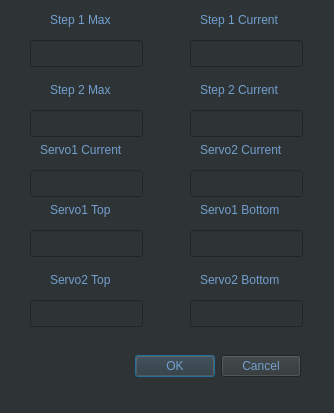
<?xml version="1.0" encoding="UTF-8"?>
<ui version="4.0">
 <class>CalibrationWindow</class>
 <widget class="QWidget" name="CalibrationWindow">
  <property name="geometry">
   <rect>
    <x>0</x>
    <y>0</y>
    <width>334</width>
    <height>413</height>
   </rect>
  </property>
  <property name="windowTitle">
   <string>Calibration</string>
  </property>
  <property name="styleSheet">
   <string notr="true">background-color: rgb(46, 52, 54);
color: rgb(114, 159, 207);</string>
  </property>
  <widget class="QLabel" name="label_11">
   <property name="geometry">
    <rect>
     <x>200</x>
     <y>270</y>
     <width>111</width>
     <height>19</height>
    </rect>
   </property>
   <property name="styleSheet">
    <string notr="true">color: rgb(114, 159, 207);</string>
   </property>
   <property name="text">
    <string>Servo2 Bottom</string>
   </property>
  </widget>
  <widget class="QDialogButtonBox" name="buttonBox">
   <property name="geometry">
    <rect>
     <x>-40</x>
     <y>350</y>
     <width>341</width>
     <height>32</height>
    </rect>
   </property>
   <property name="orientation">
    <enum>Qt::Horizontal</enum>
   </property>
   <property name="standardButtons">
    <set>QDialogButtonBox::Cancel|QDialogButtonBox::Ok</set>
   </property>
  </widget>
  <widget class="QLabel" name="label_3">
   <property name="geometry">
    <rect>
     <x>50</x>
     <y>80</y>
     <width>91</width>
     <height>19</height>
    </rect>
   </property>
   <property name="styleSheet">
    <string notr="true">color: rgb(114, 159, 207);</string>
   </property>
   <property name="text">
    <string>Step 2 Max</string>
   </property>
  </widget>
  <widget class="QLabel" name="label">
   <property name="geometry">
    <rect>
     <x>50</x>
     <y>10</y>
     <width>81</width>
     <height>19</height>
    </rect>
   </property>
   <property name="styleSheet">
    <string notr="true">color: rgb(114, 159, 207);</string>
   </property>
   <property name="text">
    <string>Step 1 Max</string>
   </property>
  </widget>
  <widget class="QLabel" name="label_4">
   <property name="geometry">
    <rect>
     <x>200</x>
     <y>80</y>
     <width>101</width>
     <height>19</height>
    </rect>
   </property>
   <property name="styleSheet">
    <string notr="true">color: rgb(114, 159, 207);</string>
   </property>
   <property name="text">
    <string>Step 2 Current</string>
   </property>
  </widget>
  <widget class="QLabel" name="label_12">
   <property name="geometry">
    <rect>
     <x>50</x>
     <y>270</y>
     <width>101</width>
     <height>19</height>
    </rect>
   </property>
   <property name="styleSheet">
    <string notr="true">color: rgb(114, 159, 207);</string>
   </property>
   <property name="text">
    <string>Servo2 Top </string>
   </property>
  </widget>
  <widget class="QLabel" name="label_2">
   <property name="geometry">
    <rect>
     <x>200</x>
     <y>10</y>
     <width>131</width>
     <height>19</height>
    </rect>
   </property>
   <property name="styleSheet">
    <string notr="true">color: rgb(114, 159, 207);</string>
   </property>
   <property name="text">
    <string>Step 1 Current</string>
   </property>
  </widget>
  <widget class="QLabel" name="label_9">
   <property name="geometry">
    <rect>
     <x>50</x>
     <y>200</y>
     <width>101</width>
     <height>19</height>
    </rect>
   </property>
   <property name="styleSheet">
    <string notr="true">color: rgb(114, 159, 207);</string>
   </property>
   <property name="text">
    <string>Servo1 Top</string>
   </property>
  </widget>
  <widget class="QLabel" name="label_10">
   <property name="geometry">
    <rect>
     <x>200</x>
     <y>200</y>
     <width>121</width>
     <height>19</height>
    </rect>
   </property>
   <property name="styleSheet">
    <string notr="true">color: rgb(114, 159, 207);</string>
   </property>
   <property name="text">
    <string>Servo1 Bottom</string>
   </property>
  </widget>
  <widget class="QLineEdit" name="step1_max_step">
   <property name="geometry">
    <rect>
     <x>30</x>
     <y>40</y>
     <width>113</width>
     <height>27</height>
    </rect>
   </property>
   <property name="styleSheet">
    <string notr="true">color: rgb(114, 159, 207);</string>
   </property>
  </widget>
  <widget class="QLineEdit" name="step1_current_step">
   <property name="geometry">
    <rect>
     <x>190</x>
     <y>40</y>
     <width>113</width>
     <height>27</height>
    </rect>
   </property>
   <property name="styleSheet">
    <string notr="true">color: rgb(114, 159, 207);</string>
   </property>
  </widget>
  <widget class="QLineEdit" name="step2_current_step">
   <property name="geometry">
    <rect>
     <x>190</x>
     <y>110</y>
     <width>113</width>
     <height>27</height>
    </rect>
   </property>
   <property name="styleSheet">
    <string notr="true">color: rgb(114, 159, 207);</string>
   </property>
  </widget>
  <widget class="QLineEdit" name="step2_max_step">
   <property name="geometry">
    <rect>
     <x>30</x>
     <y>110</y>
     <width>113</width>
     <height>27</height>
    </rect>
   </property>
   <property name="styleSheet">
    <string notr="true">color: rgb(114, 159, 207);</string>
   </property>
  </widget>
  <widget class="QLineEdit" name="servo1_top_degree">
   <property name="geometry">
    <rect>
     <x>30</x>
     <y>230</y>
     <width>113</width>
     <height>27</height>
    </rect>
   </property>
   <property name="styleSheet">
    <string notr="true">color: rgb(114, 159, 207);</string>
   </property>
  </widget>
  <widget class="QLineEdit" name="servo1_bottom_degree">
   <property name="geometry">
    <rect>
     <x>190</x>
     <y>230</y>
     <width>113</width>
     <height>27</height>
    </rect>
   </property>
   <property name="styleSheet">
    <string notr="true">color: rgb(114, 159, 207);</string>
   </property>
  </widget>
  <widget class="QLineEdit" name="servo2_bottom_degree">
   <property name="geometry">
    <rect>
     <x>190</x>
     <y>300</y>
     <width>113</width>
     <height>27</height>
    </rect>
   </property>
   <property name="styleSheet">
    <string notr="true">color: rgb(114, 159, 207);</string>
   </property>
  </widget>
  <widget class="QLineEdit" name="servo2_top_degree">
   <property name="geometry">
    <rect>
     <x>30</x>
     <y>300</y>
     <width>113</width>
     <height>27</height>
    </rect>
   </property>
   <property name="styleSheet">
    <string notr="true">color: rgb(114, 159, 207);</string>
   </property>
  </widget>
  <widget class="QLineEdit" name="servo1_current_degree">
   <property name="geometry">
    <rect>
     <x>30</x>
     <y>170</y>
     <width>113</width>
     <height>27</height>
    </rect>
   </property>
   <property name="styleSheet">
    <string notr="true">color: rgb(114, 159, 207);</string>
   </property>
  </widget>
  <widget class="QLabel" name="label_13">
   <property name="geometry">
    <rect>
     <x>40</x>
     <y>140</y>
     <width>111</width>
     <height>20</height>
    </rect>
   </property>
   <property name="styleSheet">
    <string notr="true">color: rgb(114, 159, 207);</string>
   </property>
   <property name="text">
    <string>Servo1 Current</string>
   </property>
  </widget>
  <widget class="QLineEdit" name="servo2_current_degree">
   <property name="geometry">
    <rect>
     <x>190</x>
     <y>170</y>
     <width>113</width>
     <height>27</height>
    </rect>
   </property>
   <property name="styleSheet">
    <string notr="true">color: rgb(114, 159, 207);</string>
   </property>
  </widget>
  <widget class="QLabel" name="label_15">
   <property name="geometry">
    <rect>
     <x>200</x>
     <y>140</y>
     <width>111</width>
     <height>20</height>
    </rect>
   </property>
   <property name="styleSheet">
    <string notr="true">color: rgb(114, 159, 207);</string>
   </property>
   <property name="text">
    <string>Servo2 Current</string>
   </property>
  </widget>
 </widget>
 <resources/>
 <connections/>
</ui>
